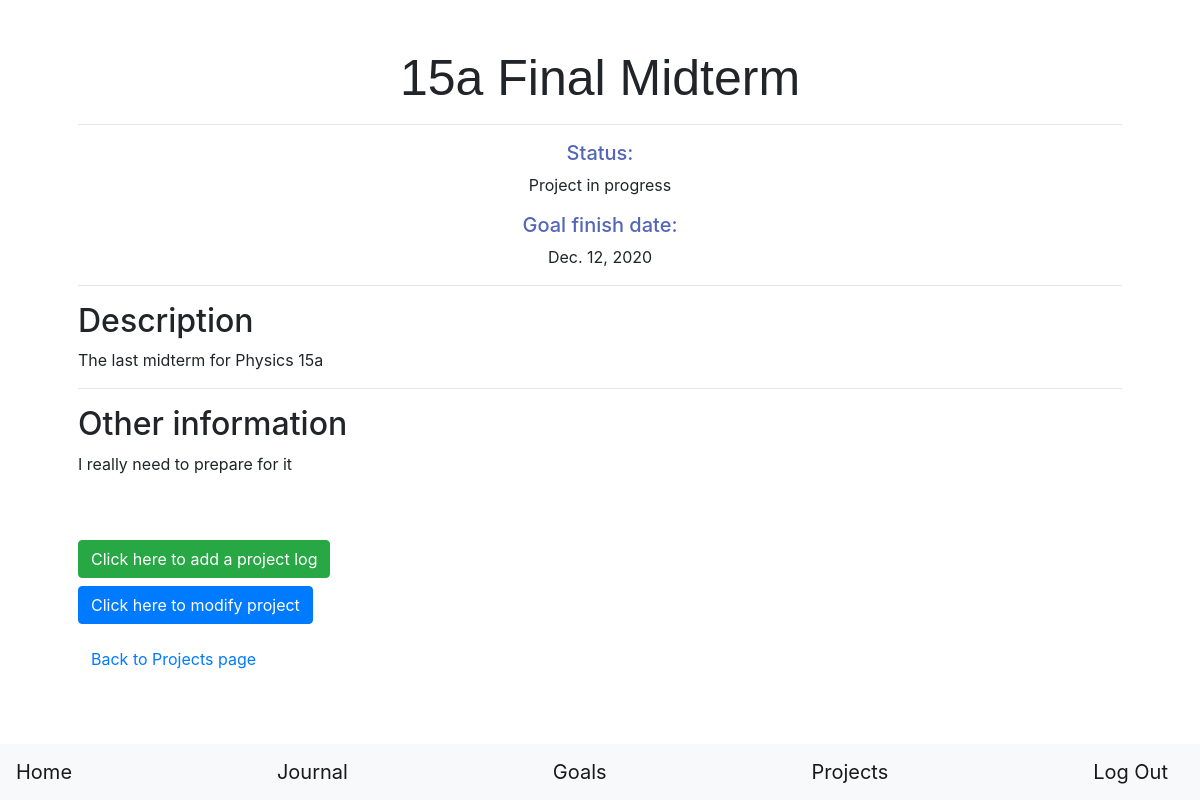
/projects/2/ (signed in), run on the app's committed database.
### capsule/models.py (models this page shows, shortened)
class Project(models.Model):
    STATUS_CHOICES = [
        ('c', 'Completed'),
        ('i', 'In progess'),
        ('s', 'Stopped')
    ]
    user_id = models.IntegerField()
    title = models.CharField(max_length=64)
    description = models.TextField()
    finish_date = models.DateField()
    status = models.CharField(choices=STATUS_CHOICES, max_length=11)
    other_info = models.TextField()
    created = models.DateTimeField(auto_now_add=True, auto_now=False)
    class Meta:
        ordering = ('-created',)

### capsule/views.py (the view)
# urls.py: path('projects/<int:project_id>/', views.view_project, name='view_project'),
@login_required
def view_project(request, project_id):
    if request.method == 'POST':
        pass
    project = Project.objects.get(pk=project_id)
    return render(request, 'capsule/view_project.html', {
        'project': project,
        'form': AddProject(initial={
            'title': project.title,
            'description': project.description,
            'finish_date': project.finish_date,
            'status': project.status,
            'other_info': project.other_info
        })
    })

### capsule/templates/capsule/view_project.html (shortened to what this page needs)
{% extends "capsule/layout.html" %}
{% load static %}
{% load crispy_forms_tags %}
{% block pageHeader %}
    <h1>{{project.title}}</h1>
{% endblock %}
{% block body %}
    <div id="entry">
        <h5 class="project_stats">Status:</h5>
        {% if project.status == 'i' %}
            <p class="project_stats">Project in progress</p>
        {% elif project.status == 'c' %}
            <p class="project_stats">Project completed!</p>
        {% else %}
            <p class="project_stats">Project stopped</p>
        {% endif %}
        <h5 class="project_stats">Goal finish date:</h5>
        <p class="project_stats">{{ project.finish_date }}</p>
        <hr>
        <h2>Description</h2>
        <p>
            {{ project.description }}
        </p>
        <hr>
        <h2>Other information</h2>
        <p>
            {{ project.other_info }}
        </p>
    </div>
    <button type="button" class="btn btn-success mt-5" data-toggle="modal" data-target="#addProjectLog">
        Click here to add a project log
    </button>
    <br>
    <button class="btn btn-primary my-2" id="toggle_form">Click here to modify project</button>
    <br>
    <a class="btn btn-link my-2"href="{% url 'capsule:projects' %}">Back to Projects page</a>
{% endblock %}

### capsule/static/capsule/styles.css (style rules this page uses)
h1 { font-family: sans-serif; font-size: 50px; text-align: center; }
h5 { color: #5466b8; }
.project_stats { text-align: center; }

### data on the page
Project: title "15a Final Midterm", finish_date "Dec. 12, 2020", description "The last midterm for Physics 15a", other_info "I really need to prepare for it"
